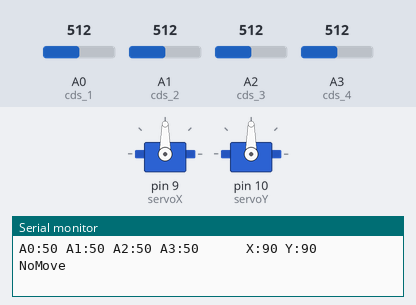
Simulated run of this sketch. Board: Arduino Uno, built with avr-gcc and run on an emulated ATmega328P. On the bench: 2 × servo, the last lines printed to the serial monitor. Inputs (shaded band) come from the test bench; at power-on: A0 (cds_1) = 512, A1 (cds_2) = 512, A2 (cds_3) = 512, A3 (cds_4) = 512.

Above: at 1.2 s.
1.3 s: A0 (cds_1) set to 625
4.3 s: A0 (cds_1) set to 643
At 4.63 s:
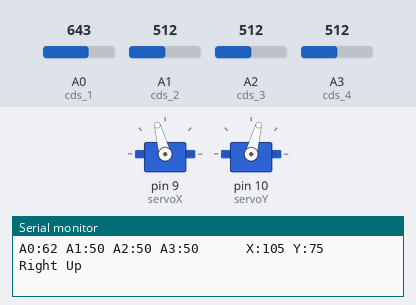
At 7.0 s:
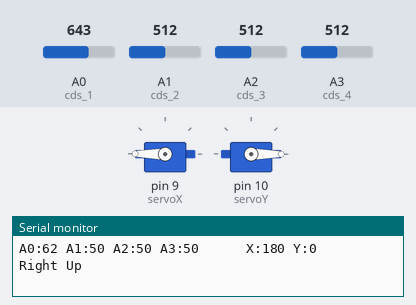
7.3 s: A1 (cds_2) set to 749
9.2 s: A1 (cds_2) set to 768
At 9.52 s:
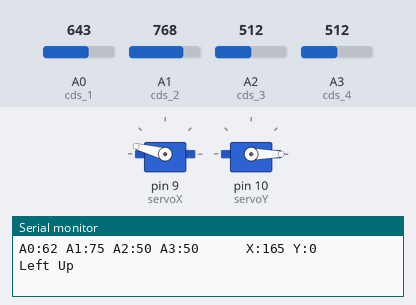
At 9.92 s:
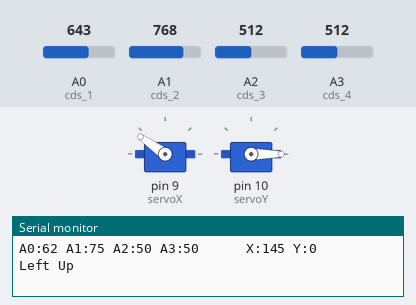
12.2 s: A2 (cds_3) set to 523
15.2 s: A2 (cds_3) set to 542
Timing chart, 0 to 17.7 s (numbered marks = the images above; inputs shaded):
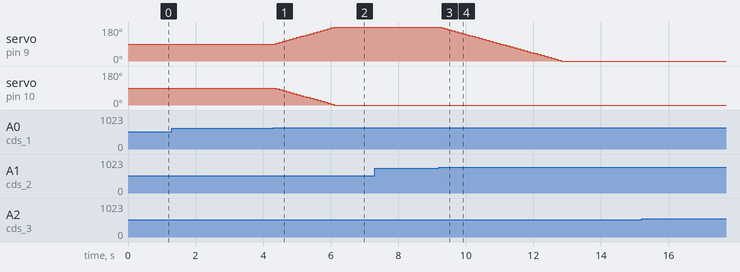

The sketch:

0916_SolarTracker_Servo_LR_noCali_6.ino
```cpp
#include <Servo.h> // 서보라이브러리

/* 서보 객체와 초기각도(90도, 중간위치) 설정 */
Servo servoX;
Servo servoY;

int posX = 90;
int posY = 90;

int sensorMin_A0 = 0, sensorMax_A0 = 1023;
int sensorMin_A1 = 0, sensorMax_A1 = 1023;
int sensorMin_A2 = 0, sensorMax_A2 = 1023;
int sensorMin_A3 = 0, sensorMax_A3 = 1023;

// 핀
int cds_1 = A0; // 왼쪽 아래
int cds_2 = A1; // 오른쪽 아래
int cds_3 = A2; // 왼쪽 위
int cds_4 = A3; // 오른쪽 위

// 오차값
int cds_1_max = 988;
int cds_1_min = 709;

int cds_2_max = 981;
int cds_2_min = 586;

int cds_3_max = 1006;
int cds_3_min = 573;

int cds_4_max = 809;
int cds_4_min = 641;

// 센서 읽기 함수
int get_cds_1() { return analogRead(cds_1); }
int get_cds_2() { return analogRead(cds_2); }
int get_cds_3() { return analogRead(cds_3); }
int get_cds_4() { return analogRead(cds_4); }

void setup()
{
  Serial.begin(9600);

  servoX.attach(9);
  servoY.attach(10);

  servoX.write(posX);
  servoY.write(posY);

  // 캘리브레이션 부분 제거
}

void loop() {
  int raw_A0 = get_cds_1();
  int raw_A1 = get_cds_2();
  int raw_A2 = get_cds_3();
  int raw_A3 = get_cds_4();

  int cal_A0 = map(constrain(raw_A0, sensorMin_A0, sensorMax_A0), sensorMin_A0, sensorMax_A0, 0, 100);
  int cal_A1 = map(constrain(raw_A1, sensorMin_A1, sensorMax_A1), sensorMin_A1, sensorMax_A1, 0, 100);
  int cal_A2 = map(constrain(raw_A2, sensorMin_A2, sensorMax_A2), sensorMin_A2, sensorMax_A2, 0, 100);
  int cal_A3 = map(constrain(raw_A3, sensorMin_A3, sensorMax_A3), sensorMin_A3, sensorMax_A3, 0, 100);

  int left   = (cal_A0 + cal_A2) / 2; // 왼쪽: A0(왼쪽 아래) + A2(왼쪽 위)
  int right  = (cal_A1 + cal_A3) / 2; // 오른쪽: A1(오른쪽 아래) + A3(오른쪽 위)
  int top    = (cal_A2 + cal_A3) / 2; // 위쪽: A2 + A3
  int bottom = (cal_A0 + cal_A1) / 2; // 아래쪽: A0 + A1

  int moveX = 0, moveY = 0;
  int stepVal = 5;

  if(abs(left - right) > 5)
  {
    if(left < right) { posX -= stepVal; moveX = stepVal; }
    else { posX += stepVal; moveX = stepVal; }
  }

  if(abs(top - bottom) > 5)
  {
    if(top > bottom) { posY += stepVal; moveY = stepVal; } // 위가 더 밝으면 올림
    else { posY -= stepVal; moveY = stepVal; }
  }

  posX = constrain(posX, 0, 180);
  posY = constrain(posY, 0, 180);

  servoX.write(posX);
  servoY.write(posY);

  Serial.print("A0:"); Serial.print(cal_A0); // 왼쪽 아래
  Serial.print(" A1:"); Serial.print(cal_A1); // 오른쪽 아래
  Serial.print(" A2:"); Serial.print(cal_A2); // 왼쪽 위
  Serial.print(" A3:"); Serial.print(cal_A3); // 오른쪽 위
  Serial.print("     ");
  Serial.print(" X:"); Serial.print(posX);
  Serial.print(" Y:"); Serial.print(posY);

  Serial.print("     ");
  if(moveX==0 && moveY==0) Serial.print(" NoMove");
  else
  {
    if(left < right)
    {
      Serial.print(" Left");
    }
    else
    {
      Serial.print(" Right");
    }

    if(top > bottom)
    {
      Serial.print(" Down");
    }
    else
    {
      Serial.print(" Up");
    }
  }
  Serial.println();

  delay(100);
}
```

Measured:
- the behaviour switches between 634 and 635 on A0 (cds_1) (found by bisection; images 0 and 1)
- the behaviour switches between 757 and 758 on A1 (cds_2) (found by bisection; images 2 and 3)
- after the input at 4.3 s, servo on pin 9 (servoX): moves from 90° to 180° over 1.7 s, starting after 0.08 s; servo on pin 10 (servoY): moves from 90° to 0° over 1.7 s, starting after 0.08 s
- after the input at 9.2 s, servo on pin 9 (servoX): moves from 180° to 35° over 2.8 s, starting after 0.07 s
